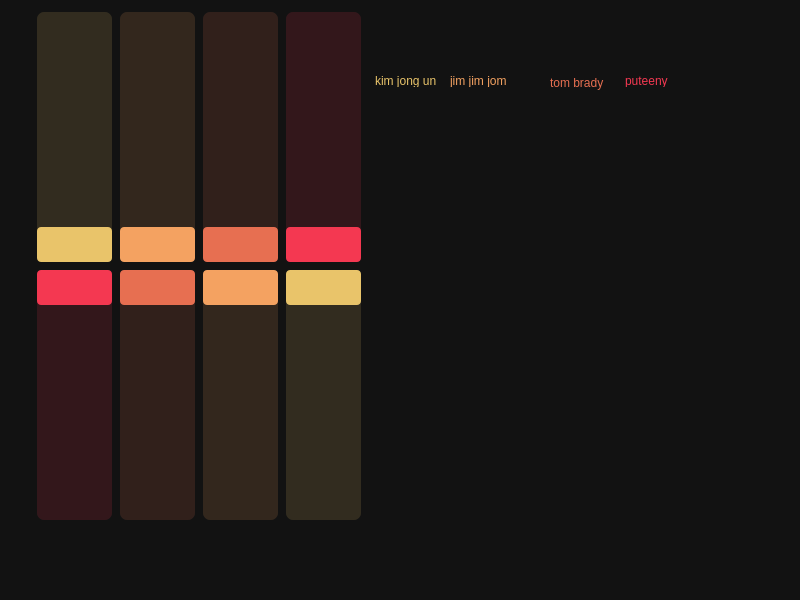
<?xml version="1.0" encoding="UTF-8"?>
<ui version="4.0">
 <class>MainWindow</class>
 <widget class="QMainWindow" name="MainWindow">
  <property name="geometry">
   <rect>
    <x>0</x>
    <y>0</y>
    <width>800</width>
    <height>600</height>
   </rect>
  </property>
  <property name="windowTitle">
   <string>MainWindow</string>
  </property>
  <property name="styleSheet">
   <string notr="true">QWidget {
background-color: #121212;
color:#fff;
font:12pt &quot;Helvetica&quot;;
}

QLabel {
background:transparent;
}
/* /////////////////////////////////////////////////////////////////////////////
                                 QSlider
///////////////////////////////////////////////////////////////////////////// */
QSlider::groove:horizontal {
    height: 10px;
	margin: 0px;
	background-color: rgba(22,22,22,100);
}
QSlider::groove:horizontal:hover {
	background-color: rgb(32, 32, 32);
}
QSlider::handle:horizontal {
    background-color: rgb(255, 88, 71);
    border: none;
    height: 10px;
    width: 10px;
    margin: 0px;
	border-radius: 5px;
}
QSlider::handle:horizontal:hover {
    background-color: white;
}
QSlider::handle:horizontal:pressed {
    background-color:white;
}

/* /////////////////////////////////////////////////////////////////////////////
QSlider
///////////////////////////////////////////////////////////////////////////// */
QSlider:vertical {
min-width:75px;
min-height:250px;
max-height:250px;
}
QSlider::groove:vertical {
border-radius: 7px;
width: 75px;
margin: 0px;
background:rgb(22, 24, 29);
}

QSlider::groove:vertical:hover {
background: rgba(233,123,111,0.25);
}

QSlider::handle:vertical {
background: rgb(233,123,111);
height: 35px;
width: 75px;
margin: 0px;
border-radius:4px;
}

QSlider::add-page:vertical {
background:transparent;
}

QSlider::handle:vertical:hover {
background-color: rgb(255,163,151);
}

QSlider::handle:vertical:pressed {
background-color:rgb(188,78,66);
}
/* ////////////////////////////////////////////////////////////////////////////////////////////////
									QScrollBar
//////////////////////////////////////////////////////////////////////////////////////////////// */
QScrollBar:horizontal {
	border: none;
    background:transparent;
    height: 12px;
    margin: 0px 10px 0px 10px;
    border-radius: 3px;
}
QScrollBar::handle:horizontal {
    background: rgb(22,22,22);
    min-width:24px;
    border-radius: 4px;
}
QScrollBar::add-line:horizontal {
    border: none;
    background: transparent;
    width: 20px;
    border-top-right-radius: 4px;
    border-bottom-right-radius: 4px;
    subcontrol-position: right;
    subcontrol-origin: margin;
}
QScrollBar::sub-line:horizontal {
    border: none;
    background: transparent;
    width: 20px;
    border-top-left-radius: 4px;
    border-bottom-left-radius: 4px;
    subcontrol-position: left;
    subcontrol-origin: margin;
}
QScrollBar::up-arrow:horizontal, 
QScrollBar::down-arrow:horizontal {
    background: none;
}
QScrollBar::add-page:horizontal, 
QScrollBar::sub-page:horizontal {
    background: transparent;
}
QScrollBar:vertical {
    border: none;
    background-color:transparent;
    width: 12px;
    margin: 10px 0px 10px 0px;
    border-radius: 4px;
}
QScrollBar::handle:vertical {
    background: rgb(22,22,22);
    min-height: 12px;
    border-radius: 4px;
}
QScrollBar::add-line:vertical {
    border: none;
    background: transparent;
    height: 20px;
    border-bottom-left-radius: 4px;
    border-bottom-right-radius: 4px;
    subcontrol-position: bottom;
    subcontrol-origin: margin;
}
QScrollBar::sub-line:vertical {
    border: none;
    background: transparent;
    height: 20px;
    border-top-left-radius: 4px;
    border-top-right-radius: 4px;
    subcontrol-position: top;
    subcontrol-origin: margin;
}
QScrollBar::up-arrow:vertical, 
QScrollBar::down-arrow:vertical {
    background: none;
}
QScrollBar::add-page:vertical, 
QScrollBar::sub-page:vertical {
    background: transparent;
}</string>
  </property>
  <widget class="QWidget" name="centralwidget">
   <widget class="QLabel" name="label_15">
    <property name="geometry">
     <rect>
      <x>375</x>
      <y>75</y>
      <width>62</width>
      <height>12</height>
     </rect>
    </property>
    <property name="styleSheet">
     <string notr="true">
    /* ///////////////////////////////////////////////////////////////
    QSpinBox
    /////////////////////////////////////////////////////////////// */
    QLabel {color:rgb(233,196,106);}
    QLabel:hover {color: rgb(255,255,166);}
    QLabel:focus {color: rgb(255,226,136);}
    </string>
    </property>
    <property name="text">
     <string>kim jong un</string>
    </property>
   </widget>
   <widget class="QLabel" name="label_16">
    <property name="geometry">
     <rect>
      <x>450</x>
      <y>75</y>
      <width>57</width>
      <height>12</height>
     </rect>
    </property>
    <property name="styleSheet">
     <string notr="true">
    /* ///////////////////////////////////////////////////////////////
    QSpinBox
    /////////////////////////////////////////////////////////////// */
    QLabel {color:rgb(244,162,97);}
    QLabel:hover {color: rgb(255,222,157);}
    QLabel:focus {color: rgb(255,192,127);}
    </string>
    </property>
    <property name="text">
     <string>jim jim jom</string>
    </property>
   </widget>
   <widget class="QLabel" name="label_27">
    <property name="geometry">
     <rect>
      <x>550</x>
      <y>75</y>
      <width>54</width>
      <height>16</height>
     </rect>
    </property>
    <property name="styleSheet">
     <string notr="true">
    /* ///////////////////////////////////////////////////////////////
    QSpinBox
    /////////////////////////////////////////////////////////////// */
    QLabel {color:rgb(231,111,81);}
    QLabel:hover {color: rgb(255,171,141);}
    QLabel:focus {color: rgb(255,141,111);}
    </string>
    </property>
    <property name="text">
     <string>tom brady</string>
    </property>
   </widget>
   <widget class="QLabel" name="label_2">
    <property name="geometry">
     <rect>
      <x>625</x>
      <y>75</y>
      <width>43</width>
      <height>12</height>
     </rect>
    </property>
    <property name="styleSheet">
     <string notr="true">
    /* ///////////////////////////////////////////////////////////////
    QSpinBox
    /////////////////////////////////////////////////////////////// */
    QLabel {color:rgb(244,56,81);}
    QLabel:hover {color: rgb(255,116,141);}
    QLabel:focus {color: rgb(255,86,111);}
    </string>
    </property>
    <property name="text">
     <string>puteeny</string>
    </property>
    <property name="wordWrap">
     <bool>true</bool>
    </property>
   </widget>
   <widget class="QFrame" name="">
    <property name="geometry">
     <rect>
      <x>25</x>
      <y>0</y>
      <width>348</width>
      <height>532</height>
     </rect>
    </property>
    <layout class="QGridLayout" name="gridLayout">
     <property name="leftMargin">
      <number>12</number>
     </property>
     <property name="topMargin">
      <number>12</number>
     </property>
     <property name="rightMargin">
      <number>12</number>
     </property>
     <property name="bottomMargin">
      <number>12</number>
     </property>
     <property name="spacing">
      <number>8</number>
     </property>
     <item row="0" column="3">
      <widget class="QSlider" name="altmans_summary">
       <property name="styleSheet">
        <string notr="true">

/* ///////////////////////////////////////////////////////////////
QSlider Colors
/////////////////////////////////////////////////////////////// */

QSlider::handle:vertical {background:rgb(244,56,81);}
QSlider::handle:vertical:hover {background:rgb(255,96,121);}
QSlider::handle:vertical:pressed {background:rgb(194,6,31);}
QSlider::groove:vertical:hover {background:rgba(244,56,81,0.25);}
QSlider::groove:vertical {background:rgba(244,56,81,0.15);}

        </string>
       </property>
       <property name="maximum">
        <number>20</number>
       </property>
       <property name="orientation">
        <enum>Qt::Vertical</enum>
       </property>
       <property name="invertedAppearance">
        <bool>false</bool>
       </property>
      </widget>
     </item>
     <item row="0" column="1">
      <widget class="QSlider" name="altman_question_4">
       <property name="styleSheet">
        <string notr="true">

/* ///////////////////////////////////////////////////////////////
QSlider Colors
/////////////////////////////////////////////////////////////// */

QSlider::handle:vertical {background:rgb(244,162,97);}
QSlider::handle:vertical:hover {background:rgb(255,202,137);}
QSlider::handle:vertical:pressed {background:rgb(194,112,47);}
QSlider::groove:vertical:hover {background:rgba(244,162,97,0.25);}
QSlider::groove:vertical {background:rgba(244,162,97,0.15);}

        </string>
       </property>
       <property name="maximum">
        <number>4</number>
       </property>
       <property name="orientation">
        <enum>Qt::Vertical</enum>
       </property>
       <property name="invertedAppearance">
        <bool>false</bool>
       </property>
      </widget>
     </item>
     <item row="0" column="2">
      <widget class="QSlider" name="altman_question_5">
       <property name="styleSheet">
        <string notr="true">

/* ///////////////////////////////////////////////////////////////
QSlider Colors
/////////////////////////////////////////////////////////////// */

QSlider::handle:vertical {background:rgb(231,111,81);}
QSlider::handle:vertical:hover {background:rgb(255,151,121);}
QSlider::handle:vertical:pressed {background:rgb(181,61,31);}
QSlider::groove:vertical:hover {background:rgba(231,111,81,0.25);}
QSlider::groove:vertical {background:rgba(231,111,81,0.15);}

        </string>
       </property>
       <property name="maximum">
        <number>4</number>
       </property>
       <property name="orientation">
        <enum>Qt::Vertical</enum>
       </property>
       <property name="invertedAppearance">
        <bool>false</bool>
       </property>
      </widget>
     </item>
     <item row="0" column="0">
      <widget class="QSlider" name="altman_question_3">
       <property name="styleSheet">
        <string notr="true">

/* ///////////////////////////////////////////////////////////////
QSlider Colors
/////////////////////////////////////////////////////////////// */

QSlider::handle:vertical {background:rgb(233,196,106);}
QSlider::handle:vertical:hover {background:rgb(255,236,146);}
QSlider::handle:vertical:pressed {background:rgb(183,146,56);}
QSlider::groove:vertical:hover {background:rgba(233,196,106,0.25);}
QSlider::groove:vertical {background:rgba(233,196,106,0.15);}

        </string>
       </property>
       <property name="maximum">
        <number>4</number>
       </property>
       <property name="orientation">
        <enum>Qt::Vertical</enum>
       </property>
       <property name="invertedAppearance">
        <bool>false</bool>
       </property>
      </widget>
     </item>
     <item row="1" column="3">
      <widget class="QSlider" name="altman_question_9">
       <property name="styleSheet">
        <string notr="true">

/* ///////////////////////////////////////////////////////////////
QSlider Colors
/////////////////////////////////////////////////////////////// */

QSlider::handle:vertical {background:rgb(233,196,106);}
QSlider::handle:vertical:hover {background:rgb(255,236,146);}
QSlider::handle:vertical:pressed {background:rgb(183,146,56);}
QSlider::groove:vertical:hover {background:rgba(233,196,106,0.25);}
QSlider::groove:vertical {background:rgba(233,196,106,0.15);}

        </string>
       </property>
       <property name="maximum">
        <number>4</number>
       </property>
       <property name="orientation">
        <enum>Qt::Vertical</enum>
       </property>
       <property name="invertedAppearance">
        <bool>true</bool>
       </property>
      </widget>
     </item>
     <item row="1" column="0">
      <widget class="QSlider" name="altmans_summary_3">
       <property name="styleSheet">
        <string notr="true">

/* ///////////////////////////////////////////////////////////////
QSlider Colors
/////////////////////////////////////////////////////////////// */

QSlider::handle:vertical {background:rgb(244,56,81);}
QSlider::handle:vertical:hover {background:rgb(255,96,121);}
QSlider::handle:vertical:pressed {background:rgb(194,6,31);}
QSlider::groove:vertical:hover {background:rgba(244,56,81,0.25);}
QSlider::groove:vertical {background:rgba(244,56,81,0.15);}

        </string>
       </property>
       <property name="maximum">
        <number>20</number>
       </property>
       <property name="orientation">
        <enum>Qt::Vertical</enum>
       </property>
       <property name="invertedAppearance">
        <bool>true</bool>
       </property>
      </widget>
     </item>
     <item row="1" column="2">
      <widget class="QSlider" name="altman_question_10">
       <property name="styleSheet">
        <string notr="true">

/* ///////////////////////////////////////////////////////////////
QSlider Colors
/////////////////////////////////////////////////////////////// */

QSlider::handle:vertical {background:rgb(244,162,97);}
QSlider::handle:vertical:hover {background:rgb(255,202,137);}
QSlider::handle:vertical:pressed {background:rgb(194,112,47);}
QSlider::groove:vertical:hover {background:rgba(244,162,97,0.25);}
QSlider::groove:vertical {background:rgba(244,162,97,0.15);}

        </string>
       </property>
       <property name="maximum">
        <number>4</number>
       </property>
       <property name="orientation">
        <enum>Qt::Vertical</enum>
       </property>
       <property name="invertedAppearance">
        <bool>true</bool>
       </property>
      </widget>
     </item>
     <item row="1" column="1">
      <widget class="QSlider" name="altman_question_11">
       <property name="styleSheet">
        <string notr="true">

/* ///////////////////////////////////////////////////////////////
QSlider Colors
/////////////////////////////////////////////////////////////// */

QSlider::handle:vertical {background:rgb(231,111,81);}
QSlider::handle:vertical:hover {background:rgb(255,151,121);}
QSlider::handle:vertical:pressed {background:rgb(181,61,31);}
QSlider::groove:vertical:hover {background:rgba(231,111,81,0.25);}
QSlider::groove:vertical {background:rgba(231,111,81,0.15);}

        </string>
       </property>
       <property name="maximum">
        <number>4</number>
       </property>
       <property name="orientation">
        <enum>Qt::Vertical</enum>
       </property>
       <property name="invertedAppearance">
        <bool>true</bool>
       </property>
      </widget>
     </item>
    </layout>
   </widget>
  </widget>
  <widget class="QMenuBar" name="menubar">
   <property name="geometry">
    <rect>
     <x>0</x>
     <y>0</y>
     <width>800</width>
     <height>17</height>
    </rect>
   </property>
  </widget>
  <widget class="QStatusBar" name="statusbar"/>
 </widget>
 <resources/>
 <connections/>
</ui>
